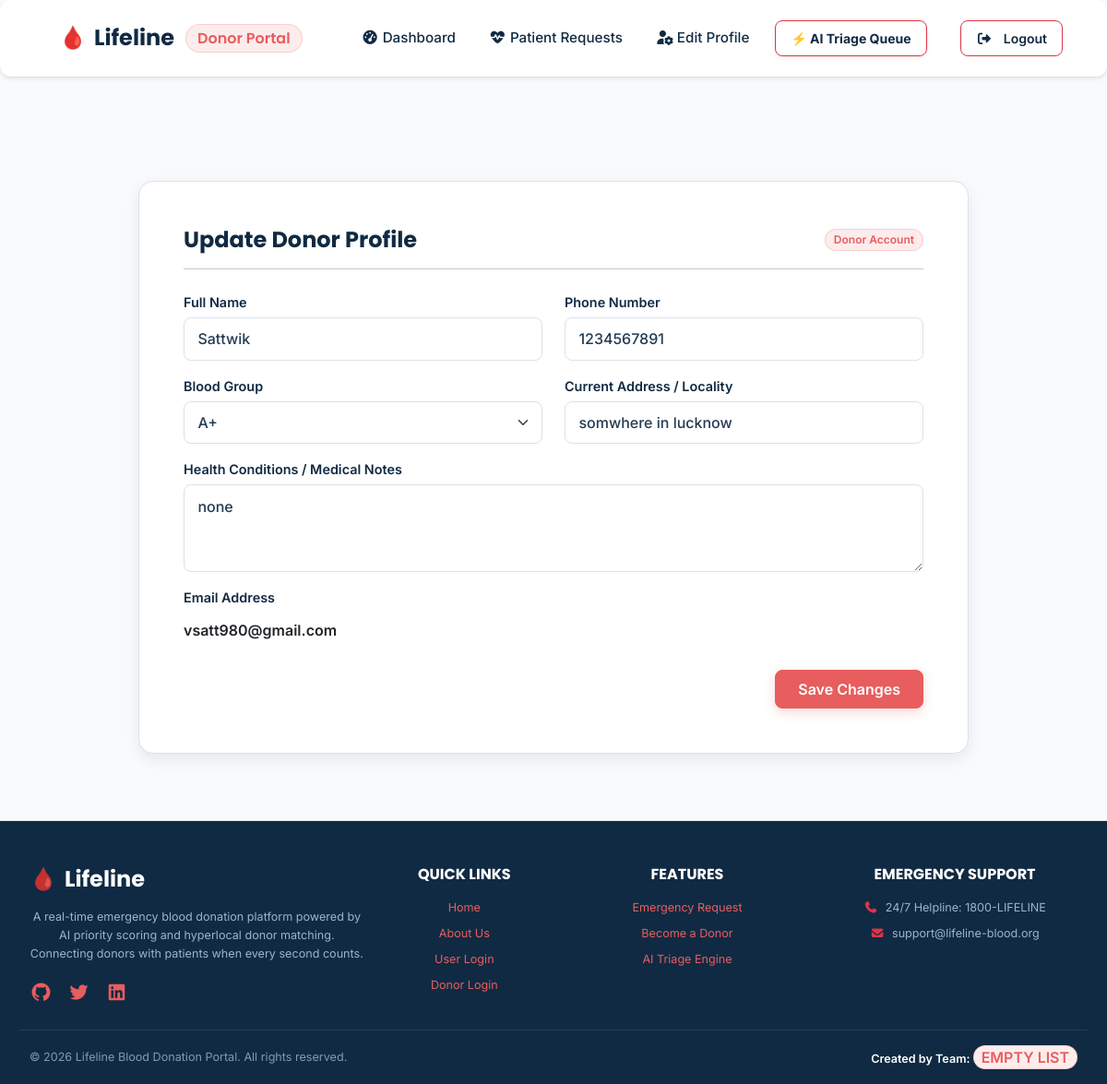
Page /edit-details-donor/ (signed in) on the earlier database version.
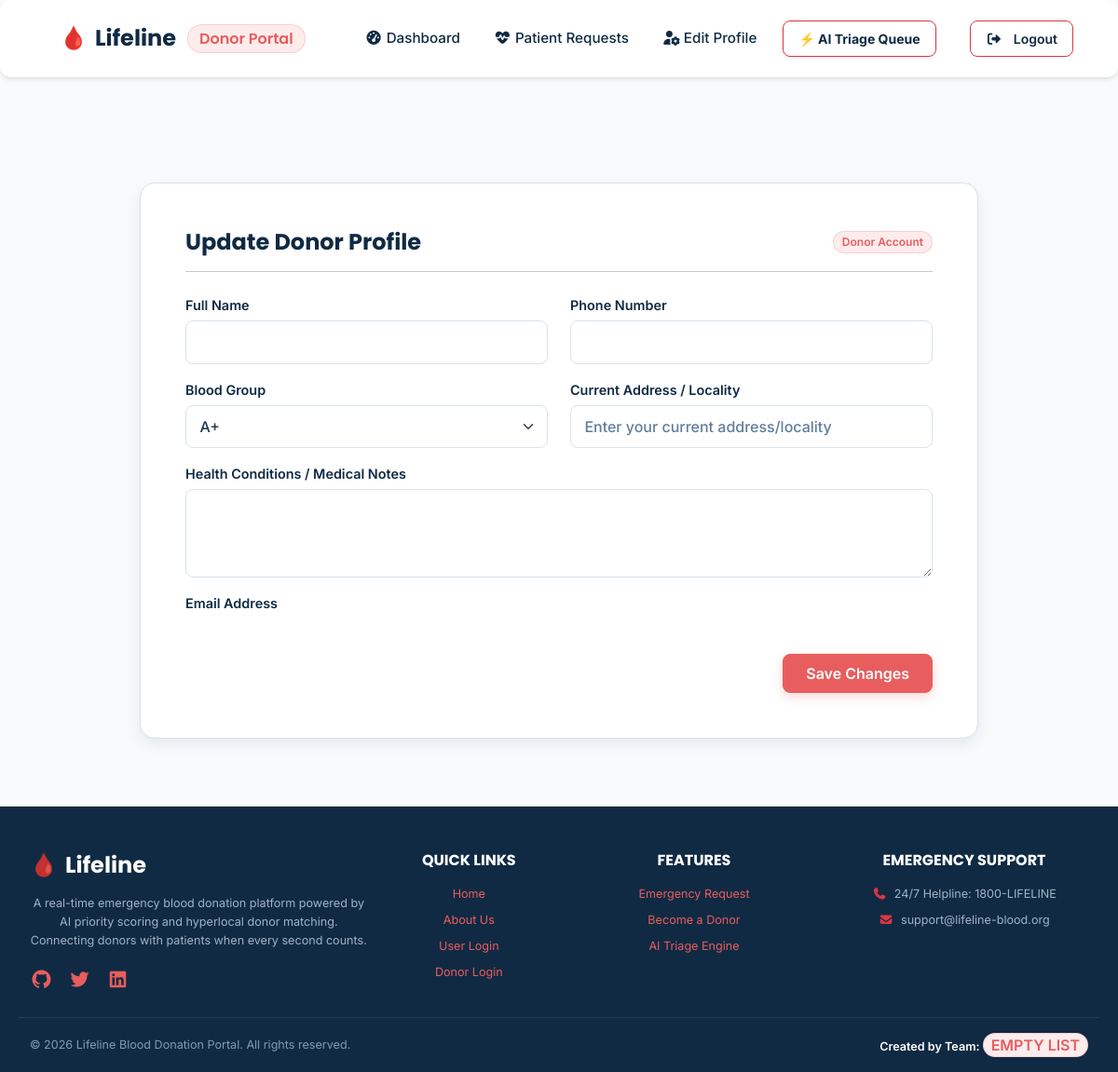
Same page on the later database version.
### bank_app/models.py (models this page shows)
class DonorDetail(models.Model):
    name = models.CharField(max_length=45)
    phone = models.CharField(max_length=13)
    email = models.EmailField(max_length=45, primary_key=True)
    password = models.CharField(max_length=20, default="")
    blood_group = models.CharField(max_length=5)
    locality = models.CharField(max_length=100, default="")
    last_donation_date = models.DateField(blank=True, null=True)
    never_donated = models.BooleanField(default=False)
    health_conditions = models.TextField(blank=True, null=True)

### bank_app/views.py (the view, shortened to what this page needs)
# urls.py: path('edit-details-donor/', views.donor_edit, name='edit-donor-details'),
def donor_edit(request):
    donor_email = request.session.get('session_key')
    if not donor_email:
        messages.error(request, "Please log in as donor first.")
        return redirect('donor-login')
    donor = DonorDetail.objects.filter(email=donor_email).first()
    return render(request, 'donor/edit_details.html', {'donor_key': donor})

### bank_app/templates/donor/edit_details.html (shortened to what this page needs)
<!DOCTYPE html>
<html lang="en">
{% load static %}
<head>
    {% include 'common/common_css.html' %}
</head>
<body>
    {% include 'donor/donor_header.html' %}
    <div class="main-div">
        <div class="card shadow-lg border-0 rounded-4 glass-card">
            <form method="POST">
                <div class="card-body p-4 p-md-5">
                    <div class="d-flex justify-content-between align-items-center mb-3">
                        <h2 class="fw-bold text-navy h4 mb-0">
                            Update Donor Profile
                        </h2>
                        <span class="badge bg-danger">Donor Account</span>
                    </div>
                    <hr class="mb-4">
                    <div class="row gy-3">
                        <div class="col-md-6">
                            <label class="label-text">Full Name</label>
                            <input class="form-control text-input" name="name" value="{{ donor_key.name }}" required>
                        </div>
                        <div class="col-md-6">
                            <label class="label-text">Phone Number</label>
                            <input class="form-control text-input" name="phone" value="{{ donor_key.phone }}" required>
                        </div>
                        <div class="col-md-6">
                            <label class="label-text">Blood Group</label>
                            <select name="blood_group" class="form-select text-input" required>
                                <option value="A+" {% if donor_key.blood_group == "A+" %}selected{% endif %}>A+</option>
                            </select>
                        </div>
                        <div class="col-md-6">
                            <label class="label-text">Current Address / Locality</label>
                            <input class="form-control text-input" name="locality" value="{{ donor_key.locality }}" placeholder="Enter your current address/locality" required>
                        </div>
                        <div class="col-md-12">
                            <label class="label-text">Health Conditions / Medical Notes</label>
                            <textarea class="form-control text-input" name="health_conditions" rows="3">{{ donor_key.health_conditions }}</textarea>
                        </div>
                        <div class="col-md-12">
                            <label class="label-text">Email Address</label>
                            <div class="form-control-plaintext text-navy fw-semibold">{{ donor_key.email }}</div>
                        </div>
                    </div>
                    <div class="text-end mt-4">
                        <button type="submit" class="btn btn-primary px-4 py-2">Save Changes</button>
                    </div>
                </div>
            </form>
        </div>
    </div>
    {% include 'common/footer.html' %}
</body>
</html>

Differences in the rows shown:
removed DonorDetail: name "Sattwik", phone "1234567891", blood_group "A+", locality "somwhere in lucknow", health_conditions "none", email "vsatt980@gmail.com"
Other differences:
form field blood_group: (not shown) → "A+"
